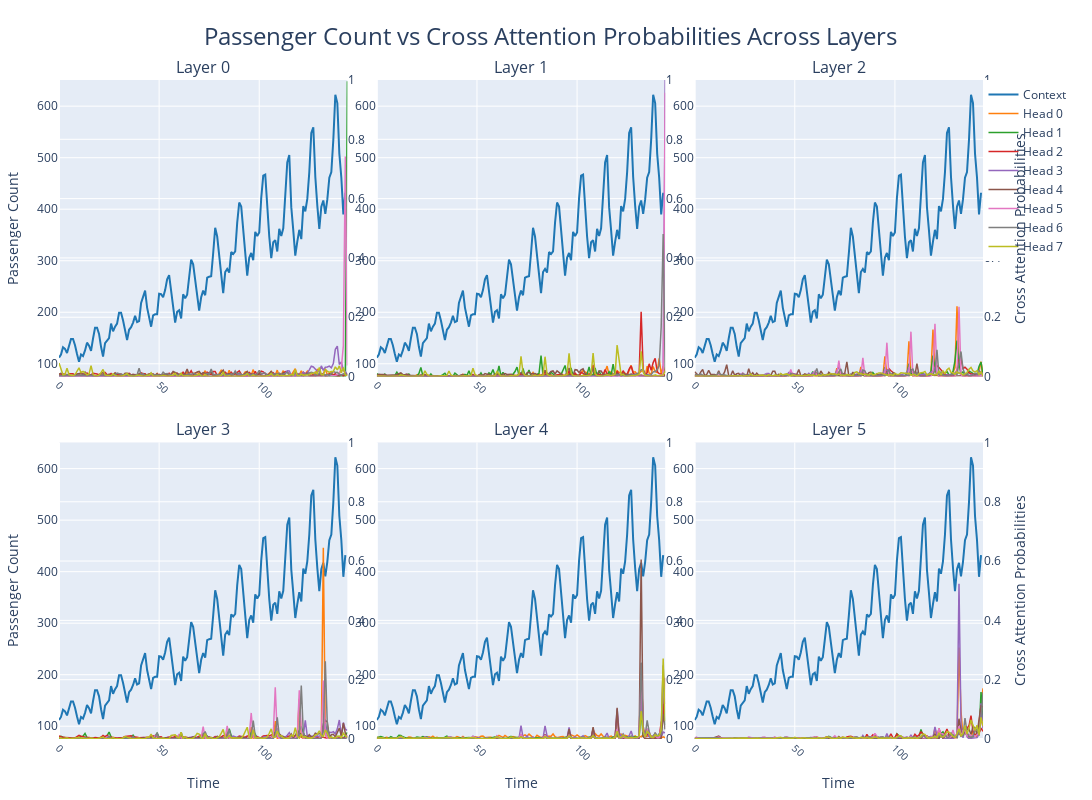

Source (notebook cell):
### Code cell
import plotly.graph_objects as go
from plotly.subplots import make_subplots

# Create figure with 2x3 grid of subplots, each with secondary y-axis
fig = make_subplots(
    rows=2, cols=3,
    specs=[[{"secondary_y": True}, {"secondary_y": True}, {"secondary_y": True}],
           [{"secondary_y": True}, {"secondary_y": True}, {"secondary_y": True}]],
    subplot_titles=[f"Layer {i}" for i in range(6)],
    horizontal_spacing=0.03,  # Reduce horizontal spacing between subplots
    vertical_spacing=0.1      # Reduce vertical spacing between subplots
)

t_idx = 0 # decoder position

# Define consistent colors using a professional color palette
context_color = '#1f77b4'  # A nice blue from the Plotly default palette
# Using the default plotly color palette
head_colors = ['#ff7f0e', '#2ca02c', '#d62728', '#9467bd', 
               '#8c564b', '#e377c2', '#7f7f7f', '#bcbd22']

# For each layer
for layer_idx in range(6):
    row = layer_idx // 3 + 1
    col = layer_idx % 3 + 1
    
    # Add passenger count trace with consistent color
    fig.add_trace(
        go.Scatter(
            y=df["#Passengers"],
            mode='lines',
            name='Context' if layer_idx == 0 else 'Context_' + str(layer_idx),
            showlegend=True if layer_idx == 0 else False,
            line=dict(color=context_color, width=2)
        ),
        row=row, col=col,
        secondary_y=False
    )
    
    # Add attention probabilities for each head with consistent colors
    for head_idx in range(8):
        attn_probs = cross_attention_probs[0][layer_idx][0][head_idx, t_idx, :].float().cpu().numpy()
        fig.add_trace(
            go.Scatter(
                y=attn_probs,
                mode='lines',
                name=f'Head {head_idx}' if layer_idx == 0 else f'Head_{head_idx}_L{layer_idx}',
                showlegend=True if layer_idx == 0 else False,
                line=dict(color=head_colors[head_idx], width=1.5)
            ),
            row=row, col=col,
            secondary_y=True
        )

# Update layout
fig.update_layout(
    height=800,
    width=1800,
    title=dict(
        text="Passenger Count vs Cross Attention Probabilities Across Layers",
        x=0.5,
        y=0.965,
        xref="paper",
        yanchor="top",
        font=dict(
            size=24
        )
    ),
    showlegend=True,
    legend=dict(
        orientation="v",
        yanchor="top",
        y=1,
        xanchor="right",
        x=1.03,
    ),
    margin=dict(l=50, r=50, t=80, b=50)  # Reduce margins to maximize plot area
)

# Update x-axes only for plots on the bottom edge (row=2)
for col in range(1, 4):  # Columns 1, 2, 3
    fig.update_xaxes(title_text="Time", tickangle=45, tickfont=dict(size=10), row=2, col=col)
    fig.update_xaxes(title_text="", tickangle=45, tickfont=dict(size=10), row=1, col=col)

    if col == 1:
        fig.update_yaxes(title_text="Passenger Count", secondary_y=False, row=1, col=col)
        fig.update_yaxes(title_text="Passenger Count", secondary_y=False, row=2, col=col)
    else:
        fig.update_yaxes(title_text="", secondary_y=False, row=1, col=col)
        fig.update_yaxes(title_text="", secondary_y=False, row=2, col=col)
    if col == 3:
        fig.update_yaxes(title_text="Cross Attention Probabilities", secondary_y=True, range=[0, 1], row=1, col=col)
        fig.update_yaxes(title_text="Cross Attention Probabilities", secondary_y=True, range=[0, 1], row=2, col=col)
    else:
        fig.update_yaxes(title_text="", secondary_y=True, range=[0, 1], row=1, col=col)
        fig.update_yaxes(title_text="", secondary_y=True, range=[0, 1], row=2, col=col)

fig.show()

### Figure 1 — Plotly figure (JSON) as saved in the notebook; plotly's stock layout.template omitted (floating-point values rounded to 4 significant figures; data arrays with more than 128 entries replaced by an {"elided": "..."} marker saying what was removed)
{"data": [{"line": {"color": "#1f77b4", "width": 2}, "mode": "lines", "name": "Context", "showlegend": true, "type": "scatter", "xaxis": "x", "y": {"elided": "144 int values"}, "yaxis": "y"}, {"line": {"color": "#ff7f0e", "width": 1.5}, "mode": "lines", "name": "Head 0", "showlegend": true, "type": "scatter", "xaxis": "x", "y": {"elided": "145 float values"}, "yaxis": "y2"}, {"line": {"color": "#2ca02c", "width": 1.5}, "mode": "lines", "name": "Head 1", "showlegend": true, "type": "scatter", "xaxis": "x", "y": {"elided": "145 float values"}, "yaxis": "y2"}, {"line": {"color": "#d62728", "width": 1.5}, "mode": "lines", "name": "Head 2", "showlegend": true, "type": "scatter", "xaxis": "x", "y": {"elided": "145 float values"}, "yaxis": "y2"}, {"line": {"color": "#9467bd", "width": 1.5}, "mode": "lines", "name": "Head 3", "showlegend": true, "type": "scatter", "xaxis": "x", "y": {"elided": "145 float values"}, "yaxis": "y2"}, {"line": {"color": "#8c564b", "width": 1.5}, "mode": "lines", "name": "Head 4", "showlegend": true, "type": "scatter", "xaxis": "x", "y": {"elided": "145 float values"}, "yaxis": "y2"}, {"line": {"color": "#e377c2", "width": 1.5}, "mode": "lines", "name": "Head 5", "showlegend": true, "type": "scatter", "xaxis": "x", "y": {"elided": "145 float values"}, "yaxis": "y2"}, {"line": {"color": "#7f7f7f", "width": 1.5}, "mode": "lines", "name": "Head 6", "showlegend": true, "type": "scatter", "xaxis": "x", "y": {"elided": "145 float values"}, "yaxis": "y2"}, {"line": {"color": "#bcbd22", "width": 1.5}, "mode": "lines", "name": "Head 7", "showlegend": true, "type": "scatter", "xaxis": "x", "y": {"elided": "145 float values"}, "yaxis": "y2"}, {"line": {"color": "#1f77b4", "width": 2}, "mode": "lines", "name": "Context_1", "showlegend": false, "type": "scatter", "xaxis": "x2", "y": {"elided": "144 int values"}, "yaxis": "y3"}, {"line": {"color": "#ff7f0e", "width": 1.5}, "mode": "lines", "name": "Head_0_L1", "showlegend": false, "type": "scatter", "xaxis": "x2", "y": {"elided": "145 float values"}, "yaxis": "y4"}, {"line": {"color": "#2ca02c", "width": 1.5}, "mode": "lines", "name": "Head_1_L1", "showlegend": false, "type": "scatter", "xaxis": "x2", "y": {"elided": "145 float values"}, "yaxis": "y4"}, {"line": {"color": "#d62728", "width": 1.5}, "mode": "lines", "name": "Head_2_L1", "showlegend": false, "type": "scatter", "xaxis": "x2", "y": {"elided": "145 float values"}, "yaxis": "y4"}, {"line": {"color": "#9467bd", "width": 1.5}, "mode": "lines", "name": "Head_3_L1", "showlegend": false, "type": "scatter", "xaxis": "x2", "y": {"elided": "145 float values"}, "yaxis": "y4"}, {"line": {"color": "#8c564b", "width": 1.5}, "mode": "lines", "name": "Head_4_L1", "showlegend": false, "type": "scatter", "xaxis": "x2", "y": {"elided": "145 float values"}, "yaxis": "y4"}, {"line": {"color": "#e377c2", "width": 1.5}, "mode": "lines", "name": "Head_5_L1", "showlegend": false, "type": "scatter", "xaxis": "x2", "y": {"elided": "145 float values"}, "yaxis": "y4"}, {"line": {"color": "#7f7f7f", "width": 1.5}, "mode": "lines", "name": "Head_6_L1", "showlegend": false, "type": "scatter", "xaxis": "x2", "y": {"elided": "145 float values"}, "yaxis": "y4"}, {"line": {"color": "#bcbd22", "width": 1.5}, "mode": "lines", "name": "Head_7_L1", "showlegend": false, "type": "scatter", "xaxis": "x2", "y": {"elided": "145 float values"}, "yaxis": "y4"}, {"line": {"color": "#1f77b4", "width": 2}, "mode": "lines", "name": "Context_2", "showlegend": false, "type": "scatter", "xaxis": "x3", "y": {"elided": "144 int values"}, "yaxis": "y5"}, {"line": {"color": "#ff7f0e", "width": 1.5}, "mode": "lines", "name": "Head_0_L2", "showlegend": false, "type": "scatter", "xaxis": "x3", "y": {"elided": "145 float values"}, "yaxis": "y6"}, {"line": {"color": "#2ca02c", "width": 1.5}, "mode": "lines", "name": "Head_1_L2", "showlegend": false, "type": "scatter", "xaxis": "x3", "y": {"elided": "145 float values"}, "yaxis": "y6"}, {"line": {"color": "#d62728", "width": 1.5}, "mode": "lines", "name": "Head_2_L2", "showlegend": false, "type": "scatter", "xaxis": "x3", "y": {"elided": "145 float values"}, "yaxis": "y6"}, {"line": {"color": "#9467bd", "width": 1.5}, "mode": "lines", "name": "Head_3_L2", "showlegend": false, "type": "scatter", "xaxis": "x3", "y": {"elided": "145 float values"}, "yaxis": "y6"}, {"line": {"color": "#8c564b", "width": 1.5}, "mode": "lines", "name": "Head_4_L2", "showlegend": false, "type": "scatter", "xaxis": "x3", "y": {"elided": "145 float values"}, "yaxis": "y6"}, {"line": {"color": "#e377c2", "width": 1.5}, "mode": "lines", "name": "Head_5_L2", "showlegend": false, "type": "scatter", "xaxis": "x3", "y": {"elided": "145 float values"}, "yaxis": "y6"}, {"line": {"color": "#7f7f7f", "width": 1.5}, "mode": "lines", "name": "Head_6_L2", "showlegend": false, "type": "scatter", "xaxis": "x3", "y": {"elided": "145 float values"}, "yaxis": "y6"}, {"line": {"color": "#bcbd22", "width": 1.5}, "mode": "lines", "name": "Head_7_L2", "showlegend": false, "type": "scatter", "xaxis": "x3", "y": {"elided": "145 float values"}, "yaxis": "y6"}, {"line": {"color": "#1f77b4", "width": 2}, "mode": "lines", "name": "Context_3", "showlegend": false, "type": "scatter", "xaxis": "x4", "y": {"elided": "144 int values"}, "yaxis": "y7"}, {"line": {"color": "#ff7f0e", "width": 1.5}, "mode": "lines", "name": "Head_0_L3", "showlegend": false, "type": "scatter", "xaxis": "x4", "y": {"elided": "145 float values"}, "yaxis": "y8"}, {"line": {"color": "#2ca02c", "width": 1.5}, "mode": "lines", "name": "Head_1_L3", "showlegend": false, "type": "scatter", "xaxis": "x4", "y": {"elided": "145 float values"}, "yaxis": "y8"}, {"line": {"color": "#d62728", "width": 1.5}, "mode": "lines", "name": "Head_2_L3", "showlegend": false, "type": "scatter", "xaxis": "x4", "y": {"elided": "145 float values"}, "yaxis": "y8"}, {"line": {"color": "#9467bd", "width": 1.5}, "mode": "lines", "name": "Head_3_L3", "showlegend": false, "type": "scatter", "xaxis": "x4", "y": {"elided": "145 float values"}, "yaxis": "y8"}, {"line": {"color": "#8c564b", "width": 1.5}, "mode": "lines", "name": "Head_4_L3", "showlegend": false, "type": "scatter", "xaxis": "x4", "y": {"elided": "145 float values"}, "yaxis": "y8"}, {"line": {"color": "#e377c2", "width": 1.5}, "mode": "lines", "name": "Head_5_L3", "showlegend": false, "type": "scatter", "xaxis": "x4", "y": {"elided": "145 float values"}, "yaxis": "y8"}, {"line": {"color": "#7f7f7f", "width": 1.5}, "mode": "lines", "name": "Head_6_L3", "showlegend": false, "type": "scatter", "xaxis": "x4", "y": {"elided": "145 float values"}, "yaxis": "y8"}, {"line": {"color": "#bcbd22", "width": 1.5}, "mode": "lines", "name": "Head_7_L3", "showlegend": false, "type": "scatter", "xaxis": "x4", "y": {"elided": "145 float values"}, "yaxis": "y8"}, {"line": {"color": "#1f77b4", "width": 2}, "mode": "lines", "name": "Context_4", "showlegend": false, "type": "scatter", "xaxis": "x5", "y": {"elided": "144 int values"}, "yaxis": "y9"}, {"line": {"color": "#ff7f0e", "width": 1.5}, "mode": "lines", "name": "Head_0_L4", "showlegend": false, "type": "scatter", "xaxis": "x5", "y": {"elided": "145 float values"}, "yaxis": "y10"}, {"line": {"color": "#2ca02c", "width": 1.5}, "mode": "lines", "name": "Head_1_L4", "showlegend": false, "type": "scatter", "xaxis": "x5", "y": {"elided": "145 float values"}, "yaxis": "y10"}, {"line": {"color": "#d62728", "width": 1.5}, "mode": "lines", "name": "Head_2_L4", "showlegend": false, "type": "scatter", "xaxis": "x5", "y": {"elided": "145 float values"}, "yaxis": "y10"}, {"line": {"color": "#9467bd", "width": 1.5}, "mode": "lines", "name": "Head_3_L4", "showlegend": false, "type": "scatter", "xaxis": "x5", "y": {"elided": "145 float values"}, "yaxis": "y10"}, {"line": {"color": "#8c564b", "width": 1.5}, "mode": "lines", "name": "Head_4_L4", "showlegend": false, "type": "scatter", "xaxis": "x5", "y": {"elided": "145 float values"}, "yaxis": "y10"}, {"line": {"color": "#e377c2", "width": 1.5}, "mode": "lines", "name": "Head_5_L4", "showlegend": false, "type": "scatter", "xaxis": "x5", "y": {"elided": "145 float values"}, "yaxis": "y10"}, {"line": {"color": "#7f7f7f", "width": 1.5}, "mode": "lines", "name": "Head_6_L4", "showlegend": false, "type": "scatter", "xaxis": "x5", "y": {"elided": "145 float values"}, "yaxis": "y10"}, {"line": {"color": "#bcbd22", "width": 1.5}, "mode": "lines", "name": "Head_7_L4", "showlegend": false, "type": "scatter", "xaxis": "x5", "y": {"elided": "145 float values"}, "yaxis": "y10"}, {"line": {"color": "#1f77b4", "width": 2}, "mode": "lines", "name": "Context_5", "showlegend": false, "type": "scatter", "xaxis": "x6", "y": {"elided": "144 int values"}, "yaxis": "y11"}, {"line": {"color": "#ff7f0e", "width": 1.5}, "mode": "lines", "name": "Head_0_L5", "showlegend": false, "type": "scatter", "xaxis": "x6", "y": {"elided": "145 float values"}, "yaxis": "y12"}, {"line": {"color": "#2ca02c", "width": 1.5}, "mode": "lines", "name": "Head_1_L5", "showlegend": false, "type": "scatter", "xaxis": "x6", "y": {"elided": "145 float values"}, "yaxis": "y12"}, {"line": {"color": "#d62728", "width": 1.5}, "mode": "lines", "name": "Head_2_L5", "showlegend": false, "type": "scatter", "xaxis": "x6", "y": {"elided": "145 float values"}, "yaxis": "y12"}, {"line": {"color": "#9467bd", "width": 1.5}, "mode": "lines", "name": "Head_3_L5", "showlegend": false, "type": "scatter", "xaxis": "x6", "y": {"elided": "145 float values"}, "yaxis": "y12"}, {"line": {"color": "#8c564b", "width": 1.5}, "mode": "lines", "name": "Head_4_L5", "showlegend": false, "type": "scatter", "xaxis": "x6", "y": {"elided": "145 float values"}, "yaxis": "y12"}, {"line": {"color": "#e377c2", "width": 1.5}, "mode": "lines", "name": "Head_5_L5", "showlegend": false, "type": "scatter", "xaxis": "x6", "y": {"elided": "145 float values"}, "yaxis": "y12"}, {"line": {"color": "#7f7f7f", "width": 1.5}, "mode": "lines", "name": "Head_6_L5", "showlegend": false, "type": "scatter", "xaxis": "x6", "y": {"elided": "145 float values"}, "yaxis": "y12"}, {"line": {"color": "#bcbd22", "width": 1.5}, "mode": "lines", "name": "Head_7_L5", "showlegend": false, "type": "scatter", "xaxis": "x6", "y": {"elided": "145 float values"}, "yaxis": "y12"}], "layout": {"annotations": [{"font": {"size": 16}, "showarrow": false, "text": "Layer 0", "x": 0.1467, "xanchor": "center", "xref": "paper", "y": 1, "yanchor": "bottom", "yref": "paper"}, {"font": {"size": 16}, "showarrow": false, "text": "Layer 1", "x": 0.47, "xanchor": "center", "xref": "paper", "y": 1, "yanchor": "bottom", "yref": "paper"}, {"font": {"size": 16}, "showarrow": false, "text": "Layer 2", "x": 0.7933, "xanchor": "center", "xref": "paper", "y": 1, "yanchor": "bottom", "yref": "paper"}, {"font": {"size": 16}, "showarrow": false, "text": "Layer 3", "x": 0.1467, "xanchor": "center", "xref": "paper", "y": 0.45, "yanchor": "bottom", "yref": "paper"}, {"font": {"size": 16}, "showarrow": false, "text": "Layer 4", "x": 0.47, "xanchor": "center", "xref": "paper", "y": 0.45, "yanchor": "bottom", "yref": "paper"}, {"font": {"size": 16}, "showarrow": false, "text": "Layer 5", "x": 0.7933, "xanchor": "center", "xref": "paper", "y": 0.45, "yanchor": "bottom", "yref": "paper"}], "height": 800, "legend": {"orientation": "v", "x": 1.03, "xanchor": "right", "y": 1, "yanchor": "top"}, "margin": {"b": 50, "l": 50, "r": 50, "t": 80}, "showlegend": true, "title": {"font": {"size": 24}, "text": "Passenger Count vs Cross Attention Probabilities Across Layers", "x": 0.5, "xref": "paper", "y": 0.965, "yanchor": "top"}, "width": 1800, "xaxis": {"anchor": "y", "domain": [0, 0.2933], "tickangle": 45, "tickfont": {"size": 10}, "title": {"text": ""}}, "xaxis2": {"anchor": "y3", "domain": [0.3233, 0.6167], "tickangle": 45, "tickfont": {"size": 10}, "title": {"text": ""}}, "xaxis3": {"anchor": "y5", "domain": [0.6467, 0.94], "tickangle": 45, "tickfont": {"size": 10}, "title": {"text": ""}}, "xaxis4": {"anchor": "y7", "domain": [0, 0.2933], "tickangle": 45, "tickfont": {"size": 10}, "title": {"text": "Time"}}, "xaxis5": {"anchor": "y9", "domain": [0.3233, 0.6167], "tickangle": 45, "tickfont": {"size": 10}, "title": {"text": "Time"}}, "xaxis6": {"anchor": "y11", "domain": [0.6467, 0.94], "tickangle": 45, "tickfont": {"size": 10}, "title": {"text": "Time"}}, "yaxis": {"anchor": "x", "domain": [0.55, 1], "title": {"text": "Passenger Count"}}, "yaxis10": {"anchor": "x5", "overlaying": "y9", "range": [0, 1], "side": "right", "title": {"text": ""}}, "yaxis11": {"anchor": "x6", "domain": [0, 0.45], "title": {"text": ""}}, "yaxis12": {"anchor": "x6", "overlaying": "y11", "range": [0, 1], "side": "right", "title": {"text": "Cross Attention Probabilities"}}, "yaxis2": {"anchor": "x", "overlaying": "y", "range": [0, 1], "side": "right", "title": {"text": ""}}, "yaxis3": {"anchor": "x2", "domain": [0.55, 1], "title": {"text": ""}}, "yaxis4": {"anchor": "x2", "overlaying": "y3", "range": [0, 1], "side": "right", "title": {"text": ""}}, "yaxis5": {"anchor": "x3", "domain": [0.55, 1], "title": {"text": ""}}, "yaxis6": {"anchor": "x3", "overlaying": "y5", "range": [0, 1], "side": "right", "title": {"text": "Cross Attention Probabilities"}}, "yaxis7": {"anchor": "x4", "domain": [0, 0.45], "title": {"text": "Passenger Count"}}, "yaxis8": {"anchor": "x4", "overlaying": "y7", "range": [0, 1], "side": "right", "title": {"text": ""}}, "yaxis9": {"anchor": "x5", "domain": [0, 0.45], "title": {"text": ""}}}}
